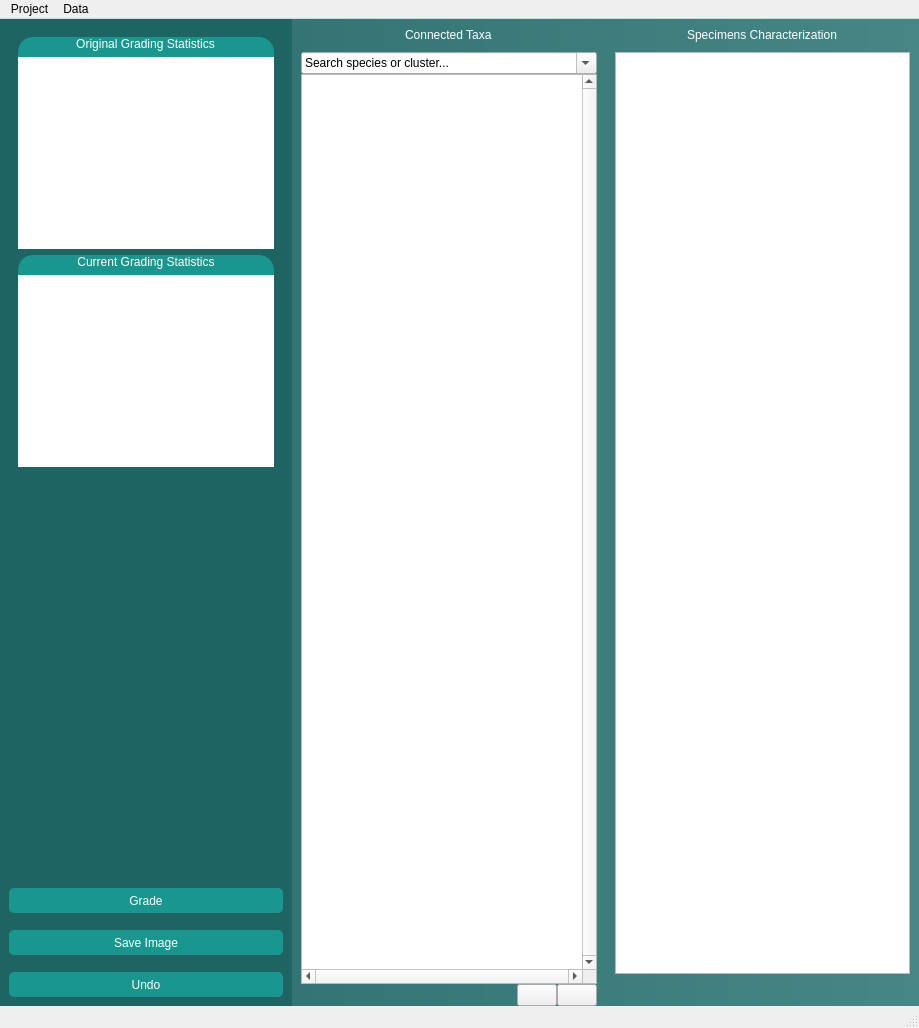
<?xml version="1.0" encoding="UTF-8"?>
<ui version="4.0">
 <class>MainWindow</class>
 <widget class="QMainWindow" name="MainWindow">
  <property name="geometry">
   <rect>
    <x>0</x>
    <y>0</y>
    <width>919</width>
    <height>1028</height>
   </rect>
  </property>
  <property name="sizePolicy">
   <sizepolicy hsizetype="MinimumExpanding" vsizetype="MinimumExpanding">
    <horstretch>0</horstretch>
    <verstretch>0</verstretch>
   </sizepolicy>
  </property>
  <property name="windowTitle">
   <string>4SpecID</string>
  </property>
  <property name="styleSheet">
   <string notr="true"/>
  </property>
  <widget class="QWidget" name="centralwidget">
   <layout class="QGridLayout" name="gridLayout" columnstretch="0,0,0,90">
    <property name="leftMargin">
     <number>0</number>
    </property>
    <property name="topMargin">
     <number>0</number>
    </property>
    <property name="rightMargin">
     <number>0</number>
    </property>
    <property name="bottomMargin">
     <number>0</number>
    </property>
    <property name="horizontalSpacing">
     <number>0</number>
    </property>
    <item row="1" column="3" rowspan="3">
     <widget class="QFrame" name="viewer_frame">
      <property name="sizePolicy">
       <sizepolicy hsizetype="MinimumExpanding" vsizetype="Ignored">
        <horstretch>0</horstretch>
        <verstretch>0</verstretch>
       </sizepolicy>
      </property>
      <property name="minimumSize">
       <size>
        <width>100</width>
        <height>0</height>
       </size>
      </property>
      <property name="maximumSize">
       <size>
        <width>16777215</width>
        <height>16777215</height>
       </size>
      </property>
      <property name="styleSheet">
       <string notr="true">QFrame#viewer_frame{
background:qlineargradient(spread:pad, x1:0, y1:0.511364, x2:1, y2:0.511364, stop:0 rgba(50, 117, 116,255) , stop:1 rgba(69, 135, 133,255) )
}</string>
      </property>
      <property name="frameShape">
       <enum>QFrame::NoFrame</enum>
      </property>
      <property name="frameShadow">
       <enum>QFrame::Raised</enum>
      </property>
      <layout class="QGridLayout" name="gridLayout_2" rowstretch="0,0,0" columnstretch="50,50">
       <property name="leftMargin">
        <number>0</number>
       </property>
       <property name="topMargin">
        <number>0</number>
       </property>
       <property name="rightMargin">
        <number>0</number>
       </property>
       <property name="bottomMargin">
        <number>0</number>
       </property>
       <property name="spacing">
        <number>0</number>
       </property>
       <item row="2" column="1">
        <widget class="QFrame" name="record_frame">
         <property name="styleSheet">
          <string notr="true"/>
         </property>
         <property name="frameShape">
          <enum>QFrame::NoFrame</enum>
         </property>
         <property name="frameShadow">
          <enum>QFrame::Raised</enum>
         </property>
         <layout class="QVBoxLayout" name="verticalLayout" stretch="0,0,80,0">
          <property name="spacing">
           <number>0</number>
          </property>
          <property name="bottomMargin">
           <number>0</number>
          </property>
          <item alignment="Qt::AlignHCenter">
           <widget class="QLabel" name="record_label">
            <property name="sizePolicy">
             <sizepolicy hsizetype="Fixed" vsizetype="Fixed">
              <horstretch>0</horstretch>
              <verstretch>0</verstretch>
             </sizepolicy>
            </property>
            <property name="styleSheet">
             <string notr="true">color : white
</string>
            </property>
            <property name="text">
             <string>Specimens Characterization</string>
            </property>
            <property name="alignment">
             <set>Qt::AlignHCenter|Qt::AlignTop</set>
            </property>
           </widget>
          </item>
          <item>
           <spacer name="verticalSpacer_4">
            <property name="orientation">
             <enum>Qt::Vertical</enum>
            </property>
            <property name="sizeHint" stdset="0">
             <size>
              <width>20</width>
              <height>10</height>
             </size>
            </property>
           </spacer>
          </item>
          <item>
           <widget class="QTableView" name="record_table">
            <property name="sizePolicy">
             <sizepolicy hsizetype="MinimumExpanding" vsizetype="MinimumExpanding">
              <horstretch>0</horstretch>
              <verstretch>0</verstretch>
             </sizepolicy>
            </property>
            <property name="maximumSize">
             <size>
              <width>16777214</width>
              <height>16777215</height>
             </size>
            </property>
            <property name="sortingEnabled">
             <bool>false</bool>
            </property>
            <attribute name="verticalHeaderVisible">
             <bool>false</bool>
            </attribute>
           </widget>
          </item>
          <item>
           <spacer name="verticalSpacer_3">
            <property name="orientation">
             <enum>Qt::Vertical</enum>
            </property>
            <property name="sizeType">
             <enum>QSizePolicy::MinimumExpanding</enum>
            </property>
            <property name="sizeHint" stdset="0">
             <size>
              <width>0</width>
              <height>32</height>
             </size>
            </property>
           </spacer>
          </item>
         </layout>
        </widget>
       </item>
       <item row="2" column="0">
        <widget class="QFrame" name="graph_frame">
         <property name="styleSheet">
          <string notr="true"/>
         </property>
         <property name="frameShape">
          <enum>QFrame::NoFrame</enum>
         </property>
         <property name="frameShadow">
          <enum>QFrame::Raised</enum>
         </property>
         <layout class="QVBoxLayout" name="verticalLayout_7" stretch="0,0,0,80,0">
          <property name="spacing">
           <number>0</number>
          </property>
          <property name="bottomMargin">
           <number>0</number>
          </property>
          <item alignment="Qt::AlignHCenter|Qt::AlignVCenter">
           <widget class="QLabel" name="graph_viewer_label">
            <property name="sizePolicy">
             <sizepolicy hsizetype="Fixed" vsizetype="Fixed">
              <horstretch>0</horstretch>
              <verstretch>0</verstretch>
             </sizepolicy>
            </property>
            <property name="styleSheet">
             <string notr="true">color : white
</string>
            </property>
            <property name="text">
             <string>Connected Taxa</string>
            </property>
            <property name="alignment">
             <set>Qt::AlignLeading|Qt::AlignLeft|Qt::AlignTop</set>
            </property>
           </widget>
          </item>
          <item>
           <spacer name="verticalSpacer_2">
            <property name="orientation">
             <enum>Qt::Vertical</enum>
            </property>
            <property name="sizeHint" stdset="0">
             <size>
              <width>20</width>
              <height>10</height>
             </size>
            </property>
           </spacer>
          </item>
          <item>
           <widget class="QComboBox" name="graph_combo_box">
            <property name="sizePolicy">
             <sizepolicy hsizetype="MinimumExpanding" vsizetype="Minimum">
              <horstretch>0</horstretch>
              <verstretch>0</verstretch>
             </sizepolicy>
            </property>
            <property name="editable">
             <bool>true</bool>
            </property>
            <property name="currentText">
             <string>Search species or cluster...</string>
            </property>
           </widget>
          </item>
          <item>
           <widget class="QGraphicsView" name="graph_viewer">
            <property name="enabled">
             <bool>true</bool>
            </property>
            <property name="sizePolicy">
             <sizepolicy hsizetype="MinimumExpanding" vsizetype="MinimumExpanding">
              <horstretch>0</horstretch>
              <verstretch>0</verstretch>
             </sizepolicy>
            </property>
            <property name="verticalScrollBarPolicy">
             <enum>Qt::ScrollBarAlwaysOn</enum>
            </property>
            <property name="horizontalScrollBarPolicy">
             <enum>Qt::ScrollBarAlwaysOn</enum>
            </property>
            <property name="sizeAdjustPolicy">
             <enum>QAbstractScrollArea::AdjustToContents</enum>
            </property>
            <property name="resizeAnchor">
             <enum>QGraphicsView::AnchorUnderMouse</enum>
            </property>
            <property name="viewportUpdateMode">
             <enum>QGraphicsView::MinimalViewportUpdate</enum>
            </property>
           </widget>
          </item>
          <item>
           <layout class="QHBoxLayout" name="horizontalLayout">
            <item>
             <spacer name="horizontalSpacer">
              <property name="orientation">
               <enum>Qt::Horizontal</enum>
              </property>
              <property name="sizeHint" stdset="0">
               <size>
                <width>40</width>
                <height>20</height>
               </size>
              </property>
             </spacer>
            </item>
            <item>
             <widget class="QPushButton" name="zoom_in_button">
              <property name="sizePolicy">
               <sizepolicy hsizetype="Fixed" vsizetype="Fixed">
                <horstretch>0</horstretch>
                <verstretch>0</verstretch>
               </sizepolicy>
              </property>
              <property name="text">
               <string/>
              </property>
              <property name="icon">
               <iconset resource="../icons.qrc">
                <normaloff>:/icons/zoom-in.png</normaloff>:/icons/zoom-in.png</iconset>
              </property>
             </widget>
            </item>
            <item>
             <widget class="QPushButton" name="zoom_out_button">
              <property name="sizePolicy">
               <sizepolicy hsizetype="Fixed" vsizetype="Fixed">
                <horstretch>0</horstretch>
                <verstretch>0</verstretch>
               </sizepolicy>
              </property>
              <property name="text">
               <string/>
              </property>
              <property name="icon">
               <iconset resource="../icons.qrc">
                <normaloff>:/icons/zoom-out.png</normaloff>:/icons/zoom-out.png</iconset>
              </property>
             </widget>
            </item>
           </layout>
          </item>
         </layout>
        </widget>
       </item>
      </layout>
     </widget>
    </item>
    <item row="1" column="0" rowspan="3">
     <widget class="QFrame" name="sidebar_frame">
      <property name="sizePolicy">
       <sizepolicy hsizetype="Minimum" vsizetype="MinimumExpanding">
        <horstretch>0</horstretch>
        <verstretch>0</verstretch>
       </sizepolicy>
      </property>
      <property name="maximumSize">
       <size>
        <width>16777215</width>
        <height>16777215</height>
       </size>
      </property>
      <property name="styleSheet">
       <string notr="true">QFrame#sidebar_frame{
	background-color:rgb(30, 100, 98)
}</string>
      </property>
      <property name="frameShape">
       <enum>QFrame::NoFrame</enum>
      </property>
      <property name="frameShadow">
       <enum>QFrame::Plain</enum>
      </property>
      <layout class="QVBoxLayout" name="verticalLayout_5">
       <property name="spacing">
        <number>17</number>
       </property>
       <item>
        <widget class="QFrame" name="results_frame">
         <property name="sizePolicy">
          <sizepolicy hsizetype="MinimumExpanding" vsizetype="Fixed">
           <horstretch>0</horstretch>
           <verstretch>0</verstretch>
          </sizepolicy>
         </property>
         <property name="minimumSize">
          <size>
           <width>0</width>
           <height>0</height>
          </size>
         </property>
         <property name="frameShape">
          <enum>QFrame::NoFrame</enum>
         </property>
         <property name="frameShadow">
          <enum>QFrame::Raised</enum>
         </property>
         <layout class="QVBoxLayout" name="verticalLayout_4">
          <item>
           <widget class="QFrame" name="initial_results_frame">
            <property name="enabled">
             <bool>true</bool>
            </property>
            <property name="sizePolicy">
             <sizepolicy hsizetype="Fixed" vsizetype="Minimum">
              <horstretch>0</horstretch>
              <verstretch>0</verstretch>
             </sizepolicy>
            </property>
            <property name="styleSheet">
             <string notr="true">QFrame#initial_results_frame{
color: white;
border-top-right-radius: 15px;
border-top-left-radius: 15px;
background:rgb(25, 150, 141);
}</string>
            </property>
            <property name="frameShape">
             <enum>QFrame::StyledPanel</enum>
            </property>
            <property name="frameShadow">
             <enum>QFrame::Raised</enum>
            </property>
            <layout class="QVBoxLayout" name="verticalLayout_2">
             <property name="leftMargin">
              <number>0</number>
             </property>
             <property name="topMargin">
              <number>0</number>
             </property>
             <property name="rightMargin">
              <number>0</number>
             </property>
             <property name="bottomMargin">
              <number>0</number>
             </property>
             <item alignment="Qt::AlignHCenter">
              <widget class="QLabel" name="initial_results_label">
               <property name="sizePolicy">
                <sizepolicy hsizetype="Fixed" vsizetype="Fixed">
                 <horstretch>0</horstretch>
                 <verstretch>0</verstretch>
                </sizepolicy>
               </property>
               <property name="styleSheet">
                <string notr="true">color:white</string>
               </property>
               <property name="text">
                <string>Original Grading Statistics</string>
               </property>
               <property name="alignment">
                <set>Qt::AlignBottom|Qt::AlignHCenter</set>
               </property>
              </widget>
             </item>
             <item>
              <widget class="QTableView" name="initial_results_table">
               <property name="sizePolicy">
                <sizepolicy hsizetype="Minimum" vsizetype="Minimum">
                 <horstretch>0</horstretch>
                 <verstretch>0</verstretch>
                </sizepolicy>
               </property>
               <property name="minimumSize">
                <size>
                 <width>0</width>
                 <height>0</height>
                </size>
               </property>
               <property name="styleSheet">
                <string notr="true">border: 1px gray;</string>
               </property>
               <property name="frameShape">
                <enum>QFrame::NoFrame</enum>
               </property>
               <property name="verticalScrollBarPolicy">
                <enum>Qt::ScrollBarAlwaysOff</enum>
               </property>
               <property name="horizontalScrollBarPolicy">
                <enum>Qt::ScrollBarAlwaysOff</enum>
               </property>
               <attribute name="verticalHeaderVisible">
                <bool>false</bool>
               </attribute>
              </widget>
             </item>
            </layout>
           </widget>
          </item>
          <item>
           <widget class="QFrame" name="current_results_frame">
            <property name="sizePolicy">
             <sizepolicy hsizetype="Fixed" vsizetype="Minimum">
              <horstretch>0</horstretch>
              <verstretch>0</verstretch>
             </sizepolicy>
            </property>
            <property name="styleSheet">
             <string notr="true">QFrame#current_results_frame{
color: white;
border-top-right-radius: 15px;
border-top-left-radius: 15px;
background: rgb(25, 150, 141);
}</string>
            </property>
            <property name="frameShape">
             <enum>QFrame::StyledPanel</enum>
            </property>
            <property name="frameShadow">
             <enum>QFrame::Raised</enum>
            </property>
            <layout class="QVBoxLayout" name="verticalLayout_3">
             <property name="leftMargin">
              <number>0</number>
             </property>
             <property name="topMargin">
              <number>0</number>
             </property>
             <property name="rightMargin">
              <number>0</number>
             </property>
             <property name="bottomMargin">
              <number>0</number>
             </property>
             <item alignment="Qt::AlignHCenter">
              <widget class="QLabel" name="current_results_label">
               <property name="sizePolicy">
                <sizepolicy hsizetype="Fixed" vsizetype="Fixed">
                 <horstretch>0</horstretch>
                 <verstretch>0</verstretch>
                </sizepolicy>
               </property>
               <property name="styleSheet">
                <string notr="true">color:white</string>
               </property>
               <property name="text">
                <string>Current Grading Statistics</string>
               </property>
               <property name="alignment">
                <set>Qt::AlignCenter</set>
               </property>
              </widget>
             </item>
             <item>
              <widget class="QTableView" name="current_results_table">
               <property name="sizePolicy">
                <sizepolicy hsizetype="Minimum" vsizetype="Minimum">
                 <horstretch>0</horstretch>
                 <verstretch>0</verstretch>
                </sizepolicy>
               </property>
               <property name="frameShape">
                <enum>QFrame::NoFrame</enum>
               </property>
               <property name="verticalScrollBarPolicy">
                <enum>Qt::ScrollBarAlwaysOff</enum>
               </property>
               <property name="horizontalScrollBarPolicy">
                <enum>Qt::ScrollBarAlwaysOff</enum>
               </property>
               <attribute name="verticalHeaderVisible">
                <bool>false</bool>
               </attribute>
              </widget>
             </item>
            </layout>
           </widget>
          </item>
         </layout>
        </widget>
       </item>
       <item>
        <spacer name="verticalSpacer">
         <property name="orientation">
          <enum>Qt::Vertical</enum>
         </property>
         <property name="sizeHint" stdset="0">
          <size>
           <width>20</width>
           <height>40</height>
          </size>
         </property>
        </spacer>
       </item>
       <item>
        <widget class="QPushButton" name="annotate_button">
         <property name="enabled">
          <bool>true</bool>
         </property>
         <property name="sizePolicy">
          <sizepolicy hsizetype="Minimum" vsizetype="Fixed">
           <horstretch>0</horstretch>
           <verstretch>0</verstretch>
          </sizepolicy>
         </property>
         <property name="minimumSize">
          <size>
           <width>0</width>
           <height>0</height>
          </size>
         </property>
         <property name="maximumSize">
          <size>
           <width>16777215</width>
           <height>16777215</height>
          </size>
         </property>
         <property name="styleSheet">
          <string notr="true">QPushButton#annotate_button{
color:white;
background:rgb(25, 150, 141);
border-color:rgb(25, 150, 141);
border-radius: 5px;
height: 25px
}

QPushButton#annotate_button:hover
{
color:(220, 223, 223);
background:rgb(21, 156, 143);
border-color:rgb(21, 156, 143);
border-radius: 5px;
height: 25px
}

QPushButton#annotate_button:pressed
{
color:rgb(211, 213, 213);
background:rgb(16, 117, 107);
border-color:rgb(16, 117, 107);
border-radius: 5px;
height: 25px
}</string>
         </property>
         <property name="text">
          <string>Grade</string>
         </property>
        </widget>
       </item>
       <item>
        <widget class="QPushButton" name="save_graph_button">
         <property name="styleSheet">
          <string notr="true">QPushButton#save_graph_button{
color:white;
background:rgb(25, 150, 141);
border-color:rgb(25, 150, 141);
border-radius: 5px;
height: 25px
}
QPushButton#save_graph_button:hover
{
color:(220, 223, 223);
background:rgb(21, 156, 143);
border-color:rgb(21, 156, 143);
border-radius: 5px;
height: 25px
}

QPushButton#save_graph_button:pressed
{
color:rgb(211, 213, 213);
background:rgb(16, 117, 107);
border-color:rgb(16, 117, 107);
border-radius: 5px;
height: 25px
}</string>
         </property>
         <property name="text">
          <string>Save Image</string>
         </property>
        </widget>
       </item>
       <item>
        <widget class="QPushButton" name="undo_button">
         <property name="sizePolicy">
          <sizepolicy hsizetype="Minimum" vsizetype="Fixed">
           <horstretch>0</horstretch>
           <verstretch>0</verstretch>
          </sizepolicy>
         </property>
         <property name="minimumSize">
          <size>
           <width>0</width>
           <height>0</height>
          </size>
         </property>
         <property name="maximumSize">
          <size>
           <width>16777215</width>
           <height>16777215</height>
          </size>
         </property>
         <property name="styleSheet">
          <string notr="true">QPushButton#undo_button{
color:white;
background:rgb(25, 150, 141);
border-color:rgb(25, 150, 141);
border-radius: 5px;
height: 25px
}

QPushButton#undo_button:hover
{
color:(220, 223, 223);
background:rgb(21, 156, 143);
border-color:rgb(21, 156, 143);
border-radius: 5px;
height: 25px
}
QPushButton#undo_button:pressed
{
color:rgb(211, 213, 213);
background:rgb(16, 117, 107);
border-color:rgb(16, 117, 107);
border-radius: 5px;
height: 25px
}</string>
         </property>
         <property name="text">
          <string>Undo</string>
         </property>
        </widget>
       </item>
      </layout>
     </widget>
    </item>
   </layout>
  </widget>
  <widget class="QMenuBar" name="menubar">
   <property name="geometry">
    <rect>
     <x>0</x>
     <y>0</y>
     <width>919</width>
     <height>22</height>
    </rect>
   </property>
   <widget class="QMenu" name="menu_file">
    <property name="title">
     <string>Project</string>
    </property>
    <addaction name="new_project_action"/>
    <addaction name="load_project_action"/>
    <addaction name="delete_project_action"/>
    <addaction name="save_project_action"/>
    <addaction name="save_as_project_action"/>
    <addaction name="export_to_TSV_action"/>
    <addaction name="export_full_project_to_TSV_action"/>
    <addaction name="export_results_action"/>
    <addaction name="export_distance_matrix_action"/>
   </widget>
   <widget class="QMenu" name="menu_data">
    <property name="title">
     <string>Data</string>
    </property>
    <addaction name="filter_action"/>
    <addaction name="gradind_options_action"/>
    <addaction name="load_distance_matrix_action"/>
    <addaction name="dataset_analysis_action"/>
   </widget>
   <addaction name="menu_file"/>
   <addaction name="menu_data"/>
  </widget>
  <widget class="QStatusBar" name="statusbar"/>
  <action name="new_project_action">
   <property name="text">
    <string>New project...</string>
   </property>
   <property name="shortcut">
    <string>Ctrl+N</string>
   </property>
  </action>
  <action name="load_project_action">
   <property name="text">
    <string>Load project...</string>
   </property>
   <property name="shortcut">
    <string>Ctrl+O</string>
   </property>
  </action>
  <action name="filter_action">
   <property name="enabled">
    <bool>true</bool>
   </property>
   <property name="text">
    <string>Filter</string>
   </property>
  </action>
  <action name="gradind_options_action">
   <property name="text">
    <string>Grading</string>
   </property>
  </action>
  <action name="save_project_action">
   <property name="text">
    <string>Save project...</string>
   </property>
   <property name="shortcut">
    <string>Ctrl+S</string>
   </property>
  </action>
  <action name="export_to_TSV_action">
   <property name="text">
    <string>Export project to TSV</string>
   </property>
  </action>
  <action name="load_distance_matrix_action">
   <property name="text">
    <string>Distance matrix</string>
   </property>
  </action>
  <action name="close_project_action">
   <property name="text">
    <string>Close project</string>
   </property>
  </action>
  <action name="save_as_project_action">
   <property name="text">
    <string>Save as project...</string>
   </property>
   <property name="shortcut">
    <string>Ctrl+Shift+S</string>
   </property>
  </action>
  <action name="export_full_project_to_TSV_action">
   <property name="text">
    <string>Export full project to TSV</string>
   </property>
  </action>
  <action name="delete_project_action">
   <property name="text">
    <string>Delete project</string>
   </property>
  </action>
  <action name="export_results_action">
   <property name="text">
    <string>Export results</string>
   </property>
  </action>
  <action name="export_distance_matrix_action">
   <property name="text">
    <string>Export distance matrix</string>
   </property>
  </action>
  <action name="auto_correction_action">
   <property name="text">
    <string>Auto correction</string>
   </property>
  </action>
  <action name="dataset_analysis_action">
   <property name="text">
    <string>Dataset analysis</string>
   </property>
  </action>
 </widget>
 <resources>
  <include location="../icons.qrc"/>
 </resources>
 <connections/>
</ui>
